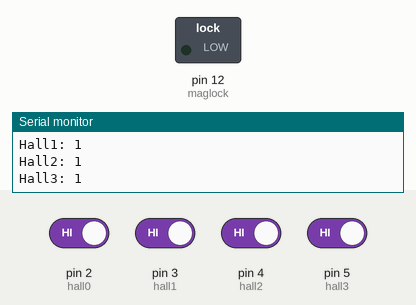
A sketch run on a simulated Arduino Uno, built with avr-gcc and run on an emulated ATmega328P. Shown: switched loads named in the sketch (green lamp = pin HIGH), the last lines printed to the serial monitor. The test bench sets the inputs (shaded band); at power-on: pin 2 (hall0), pin 3 (hall1), pin 4 (hall2), pin 5 (hall3) HIGH.

Above: at 1.2 s.
1.3 s: pin 2 (hall0) driven LOW and pin 3 (hall1) driven LOW and pin 4 (hall2) driven LOW and pin 5 (hall3) driven LOW
At 2.2 s:
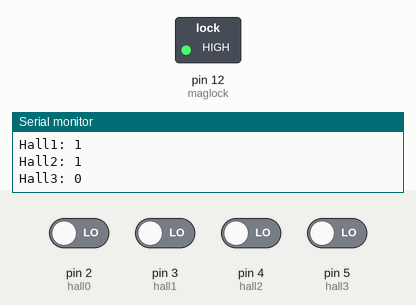
Timing chart, 0 to 4.3 s (numbered marks = the images above; inputs shaded):
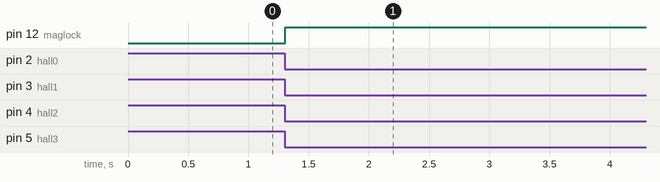

Measured:
- after the input at 1.3 s, pin 12 (maglock): LOW → HIGH at once

The sketch:

Shapes.ino
```cpp
#define arr_len( x )  ( sizeof( x ) / sizeof( *x ) )

const int hall0 = 2;
const int hall1 = 3;
const int hall2 = 4;
const int hall3 = 5;
bool flag0 = false;
bool flag1 = false;
bool flag2 = false;
bool flag3 = false;
const int maglock =  12;
int halls[4] = {hall0, hall1, hall2, hall3};
bool flags[4] = {flag0, flag1, flag2, flag3};
int hallsLen = arr_len(halls);
bool penalty1 = false;
bool penalty2 = false;
bool penalty3 = false;
bool unlock = false;
void setup() {
  Serial.begin(9600);
  for(int i = 0; i < hallsLen; i++){
    pinMode(halls[i], INPUT);
  }
  pinMode(maglock, OUTPUT);
}

void loop(){
  //Hall 0 = Diamond
  //Hall 1 = Trap
  //Hall 2 = Square
  //Hall 3 = Triangle
  for(int i = 0; i < hallsLen; i++){
    Serial.print("Hall");
    Serial.print(i);
    Serial.print(": ");
    Serial.println(digitalRead(halls[i]));
  }
  bool sw0 = !digitalRead(hall0);
  bool sw1 = !digitalRead(hall1);
  bool sw2 = !digitalRead(hall2);
  bool sw3 = !digitalRead(hall3);
  if (sw0 && !penalty1 && !penalty2 && !penalty3) {
    flag0 = true;
  }
  else {
    flag0 = false;
  }
  if (sw1 && flag0 && !penalty1 && !penalty2 && !penalty3) {
    flag1 = true;
  }
  else if (sw1 && !flag0) {
    flag1 = false;
    penalty1 = true;
  }
  else if (!sw1) {
    flag1 = false;
    penalty1 = false;
  }
  if (sw2 && flag1 && !penalty1 && !penalty2 && !penalty3) {
    flag2 = true;
  }
  else if (sw2 && !flag1) {
    flag2 = false;
    penalty2 = true;
  }
  else if (!sw2) {
    flag2 = false;
    penalty2 = false;
  }
  if (sw3 && flag2 && !penalty1 && !penalty2 && !penalty3) {
    flag3 = true;
    unlock = true;
  }
  else if (sw3 && !flag2) {
    flag3 = false;
    penalty3 = true;
  }
  else if (!sw3) {
    flag3 = false;
    penalty3 = false;
  }

  if (!unlock) {
    digitalWrite(maglock, LOW);
  }
  else{
    digitalWrite(maglock, HIGH);
    delay(30000);
    digitalWrite(maglock, LOW);
    unlock = false;
  }
}
```
